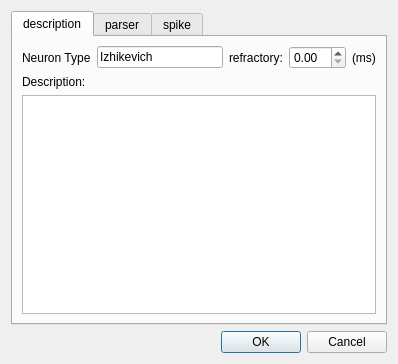
<?xml version="1.0" encoding="UTF-8"?>
<ui version="4.0">
 <class>Dialog</class>
 <widget class="QDialog" name="Dialog">
  <property name="geometry">
   <rect>
    <x>0</x>
    <y>0</y>
    <width>398</width>
    <height>364</height>
   </rect>
  </property>
  <property name="windowTitle">
   <string>Neuron</string>
  </property>
  <layout class="QVBoxLayout" name="verticalLayout">
   <item>
    <widget class="QTabWidget" name="tabWidget">
     <property name="currentIndex">
      <number>0</number>
     </property>
     <widget class="QWidget" name="tab">
      <attribute name="title">
       <string>description</string>
      </attribute>
      <layout class="QVBoxLayout" name="verticalLayout_3">
       <item>
        <layout class="QHBoxLayout" name="horizontalLayout">
         <item>
          <widget class="QLabel" name="label_5">
           <property name="text">
            <string>Neuron Type</string>
           </property>
          </widget>
         </item>
         <item>
          <widget class="QLineEdit" name="neurontype">
           <property name="text">
            <string>Izhikevich</string>
           </property>
          </widget>
         </item>
         <item>
          <widget class="QLabel" name="label_8">
           <property name="text">
            <string>refractory:</string>
           </property>
          </widget>
         </item>
         <item>
          <widget class="QDoubleSpinBox" name="doubleSpinBox_refractory"/>
         </item>
         <item>
          <widget class="QLabel" name="label_9">
           <property name="text">
            <string>(ms)</string>
           </property>
          </widget>
         </item>
        </layout>
       </item>
       <item>
        <layout class="QVBoxLayout" name="verticalLayout_2">
         <item>
          <widget class="QLabel" name="label_6">
           <property name="text">
            <string>Description:</string>
           </property>
          </widget>
         </item>
         <item>
          <widget class="QPlainTextEdit" name="plainTextEdit_description"/>
         </item>
        </layout>
       </item>
      </layout>
     </widget>
     <widget class="QWidget" name="tab_2">
      <attribute name="title">
       <string>parser</string>
      </attribute>
      <layout class="QFormLayout" name="formLayout_2">
       <item row="2" column="0">
        <widget class="QLabel" name="label_3">
         <property name="text">
          <string>Equation:</string>
         </property>
        </widget>
       </item>
       <item row="1" column="0">
        <widget class="QLabel" name="label">
         <property name="text">
          <string>Parameters:</string>
         </property>
        </widget>
       </item>
       <item row="3" column="1">
        <widget class="QPlainTextEdit" name="plainTextEdit_function"/>
       </item>
       <item row="3" column="0">
        <widget class="QLabel" name="label_7">
         <property name="text">
          <string>Functions:</string>
         </property>
        </widget>
       </item>
       <item row="1" column="1">
        <widget class="QPlainTextEdit" name="parameter">
         <property name="plainText">
          <string>noise = 5.0 : population
a = 0.02
b = 0.2
c = -65.0
d = 2.0
v_thresh = 30.0</string>
         </property>
        </widget>
       </item>
       <item row="2" column="1">
        <widget class="QPlainTextEdit" name="equation">
         <property name="plainText">
          <string>I = g_exc - g_inh + noise * Normal(0.0, 1.0)
dv/dt = 0.04 * v^2 + 5.0 * v + 140.0 - u + I
du/dt = a * (b*v - u)</string>
         </property>
        </widget>
       </item>
      </layout>
     </widget>
     <widget class="QWidget" name="tab_3">
      <attribute name="title">
       <string>spike</string>
      </attribute>
      <layout class="QFormLayout" name="formLayout_3">
       <item row="0" column="0">
        <widget class="QLabel" name="label_2">
         <property name="text">
          <string>Spike</string>
         </property>
        </widget>
       </item>
       <item row="2" column="0">
        <widget class="QLabel" name="label_4">
         <property name="text">
          <string>Reset</string>
         </property>
        </widget>
       </item>
       <item row="1" column="1">
        <widget class="QPlainTextEdit" name="spike">
         <property name="plainText">
          <string> v &gt;= v_thresh</string>
         </property>
        </widget>
       </item>
       <item row="3" column="1">
        <widget class="QPlainTextEdit" name="reset">
         <property name="plainText">
          <string>v = c
u += d</string>
         </property>
        </widget>
       </item>
      </layout>
     </widget>
    </widget>
   </item>
   <item>
    <widget class="QDialogButtonBox" name="buttonBox">
     <property name="orientation">
      <enum>Qt::Horizontal</enum>
     </property>
     <property name="standardButtons">
      <set>QDialogButtonBox::Cancel|QDialogButtonBox::Ok</set>
     </property>
    </widget>
   </item>
  </layout>
 </widget>
 <resources/>
 <connections/>
</ui>
